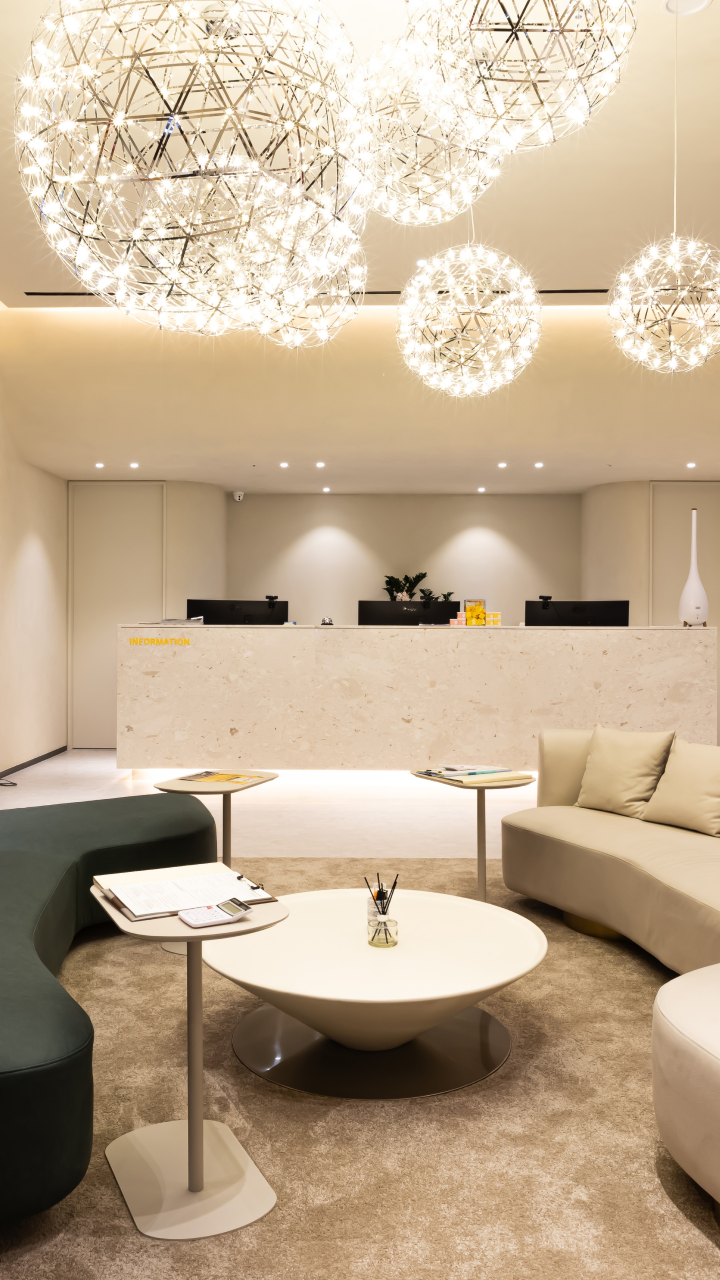
#> input picture ads/RP261123-FRIENDS/ref/photos/kiosk1.jpg, 2160 x 3840 px (shown at 1/3 size); its folder holds 2 pictures in this run
$ python analyze.py ../../ads/RP261123-FRIENDS/ref/photos ../../ads/RP261123-FRIENDS/ref/photos/kiosk2.jpg
#> lines starting #> are read from the running program, lines starting #| are printed output that depends on the picture
#!/usr/bin/env python3
"""광고주 사진 분석 → photos.json
   크기·방향·밝기·선명도·주요 색·피사체 중심(초점)을 계산해 레이아웃 선택과 자르기에 쓴다.
   python3 -I analyze.py <사진 폴더> <출력 photos.json>"""
import sys, os, json
import numpy as np
from PIL import Image, ImageOps, ImageFilter

EXT = ('.jpg', '.jpeg', '.png', '.webp', '.heic')

def focal(g):
    """가장자리(윤곽) 세기와 채도를 합친 지도에서 무게중심 → 피사체 중심 (0~1)"""
    gy, gx = np.gradient(g)
    e = np.hypot(gx, gy)
    e = np.where(e > np.percentile(e, 80), e, 0)
    h, w = e.shape
    yy, xx = np.mgrid[0:h, 0:w]
    # 가장자리 테두리는 덜 믿음
    wgt = (1 - np.abs(xx / w - .5) * .8) * (1 - np.abs(yy / h - .5) * .8)
    e = e * wgt
    s = e.sum() or 1
    return float((e * xx).sum() / s / w), float((e * yy).sum() / s / h)

def colors(im, k=5):
    q = im.convert('RGB').resize((96, 96)).quantize(colors=k, method=Image.Quantize.MEDIANCUT)
    pal = q.getpalette()[:k * 3]
    cnt = sorted(q.getcolors(), reverse=True)
    out = []
    for c, i in cnt:
        r, g, b = pal[i * 3:i * 3 + 3]
        out.append({'hex': '#%02X%02X%02X' % (r, g, b), 'share': round(c / 9216, 3)})
    return out

def main(src, dst):
#> called with src = '../../ads/RP261123-FRIENDS/ref/photos'
    res = []
    for f in sorted(os.listdir(src)):
        if not f.lower().endswith(EXT):
            continue
        p = os.path.join(src, f)
        try:
            im = ImageOps.exif_transpose(Image.open(p))
#> im is the input picture: PIL image 2160x3840 RGB; mean R, G, B 192, 171.9, 146.4
        except Exception as e:
            res.append({'file': f, 'error': str(e)}); continue
        w, h = im.size
#> w = 2160; h = 3840
        sm = im.convert('L').resize((256, max(1, int(256 * h / w))))
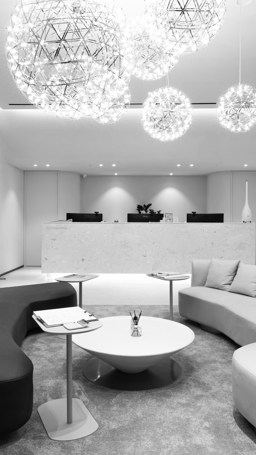
#> sm: PIL image 256x455 L; min 2, max 255, mean 175
        g = np.asarray(sm, dtype=np.float32) / 255
        fx, fy = focal(g)
#> in focal, `gy, gx = np.gradient(g)`:
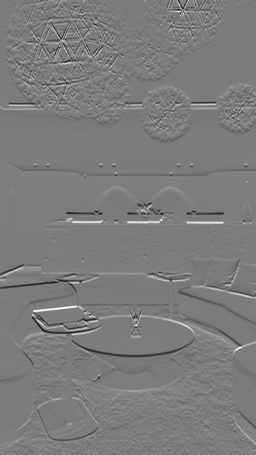
#> gy: shape (455, 256) float32; min -0.443, max 0.465, mean -0.000681; drawn with min black and max white
#> in focal, `gy, gx = np.gradient(g)`:
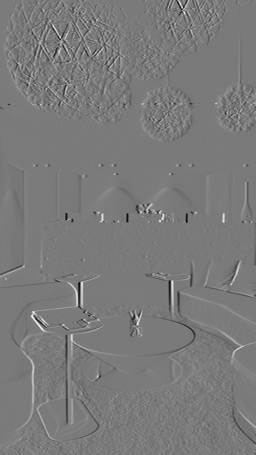
#> gx: shape (455, 256) float32; min -0.4, max 0.431, mean 0.000575; drawn with min black and max white
#> in focal, `e = np.hypot(gx, gy)`:
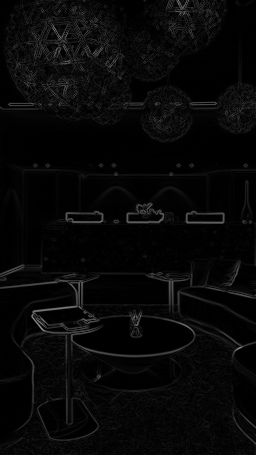
#> e: shape (455, 256) float32; min 0, max 0.586, mean 0.032
#> in focal, `s = e.sum() or 1`: s = 1574.7
#> fx = 0.466; fy = 0.436
        sharp = float(np.asarray(sm.filter(ImageFilter.FIND_EDGES), dtype=np.float32).var())
#> sharp = 2194.3
        top = float(g[: g.shape[0] // 3].mean()); bot = float(g[-g.shape[0] // 3:].mean())
#> after `top = float(g[:g.shape[0] // 3].mean())`: top = 0.834
#> after `bot = float(g[-g.shape[0] // 3:].mean())`: bot = 0.538
        hsv = np.asarray(im.convert('RGB').resize((64, 64)).convert('HSV'), dtype=np.float32) / 255
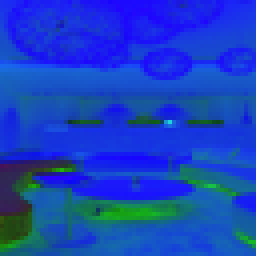
#> hsv: shape (64, 64, 3) float32 (shown 4 times larger); mean R, G, B 0.0952, 0.258, 0.753
        res.append({
            'file': f, 'w': w, 'h': h, 'ratio': round(w / h, 3),
            'orient': 'land' if w / h > 1.15 else ('port' if w / h < 0.87 else 'square'),
            'light': round(float(g.mean()), 3), 'topLight': round(top, 3), 'botLight': round(bot, 3),
            'sat': round(float(hsv[..., 1].mean()), 3),
            'sharp': round(sharp, 1), 'small': max(w, h) < 1200,
            'fx': round(fx, 3), 'fy': round(fy, 3),
            'colors': colors(im)
        })
#> in colors, `q = im.convert('RGB').resize((96, 96)).quantize(colors=k, method=Image..`:
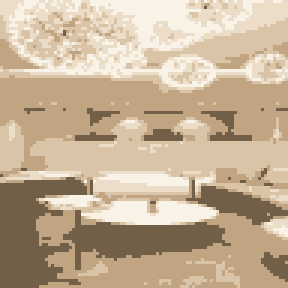
#> q: PIL image 96x96 P (shown 3 times larger); mean R, G, B 197.5, 177, 150.7
#> in colors, `pal = q.getpalette()[:k * 3]`: pal = [249, 242, 230, 235, 221, 199, 218, 196, 168, 193, 165, 131, 114, 95, 72]
#> in colors, `cnt = sorted(q.getcolors(), reverse=True)`: cnt = [(3040, 3), (2171, 2), (1628, 4), (1223, 1), (1154, 0)]
#> the loop in colors, `for c, i in cnt:` made 5 passes
#> (c, i, r, g, b) on passes 1 to 5: (3040, 3, 193, 165, 131), (2171, 2, 218, 196, 168), (1628, 4, 114, 95, 72), (1223, 1, 235, 221, 199), (1154, 0, 249, 242, 230)
#> after the loop in colors, `for c, i in cnt:`: out = 5 items
#> pass 2 of the loop in main, `for f in sorted(os.listdir(src)):`:
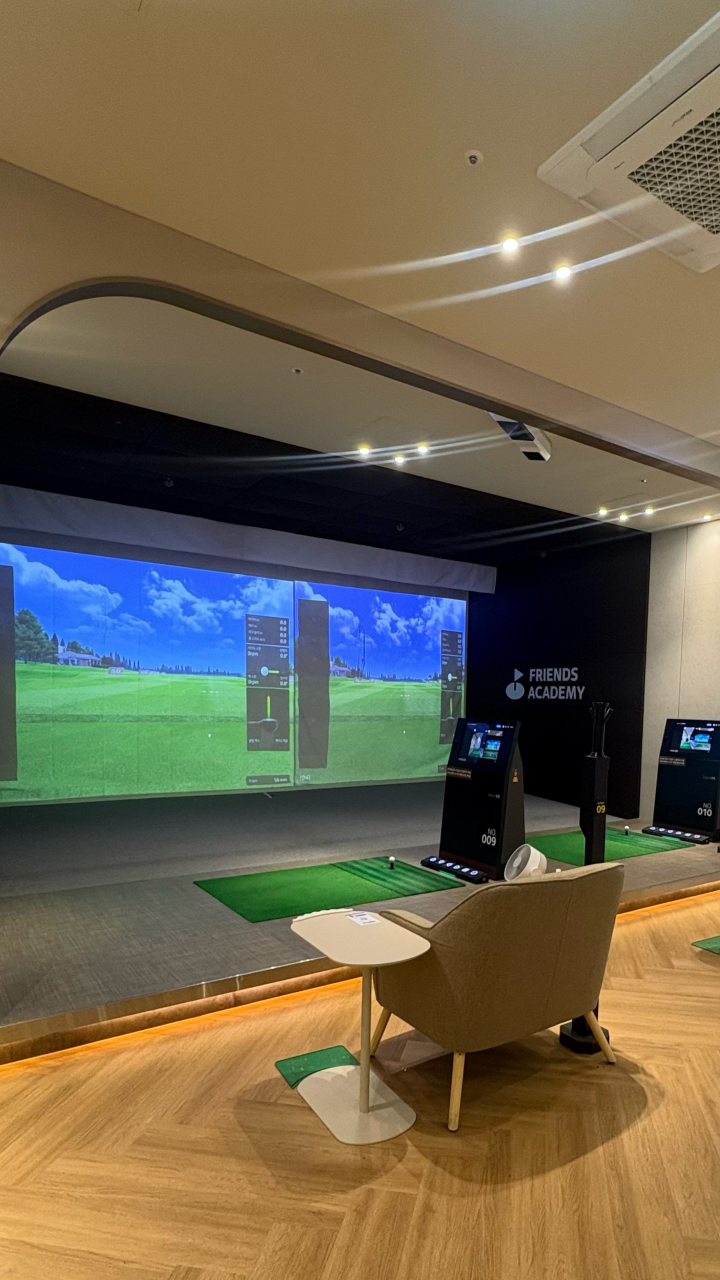
#> input picture ads/RP261123-FRIENDS/ref/photos/kiosk2.jpg, 2160 x 3840 px (shown at 1/3 size)
#> in main, im is the input picture: PIL image 2160x3840 RGB; mean R, G, B 112.3, 101.3, 77.7
#> in focal (call 2), `e = np.hypot(gx, gy)`:
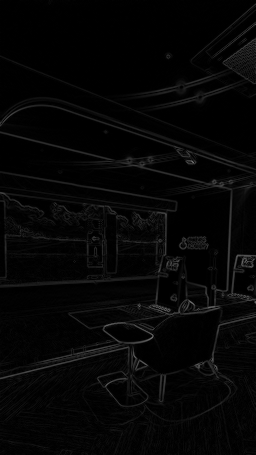
#> e: shape (455, 256) float32; min 0, max 0.443, mean 0.024
#> s = 1348
#> fx = 0.565; fy = 0.552
#> sharp = 1538.3
#> top = 0.438
#> bot = 0.46
#> in colors (call 2), `q = im.convert('RGB').resize((96, 96)).quantize(colors=k, method=Image..`:
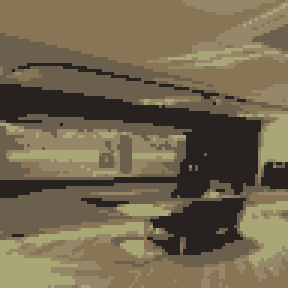
#> q: PIL image 96x96 P (shown 3 times larger); mean R, G, B 114.8, 103.2, 79.1
#> pal = [169, 167, 117, 150, 135, 105, 136, 117, 85, 107, 96, 78, 39, 34, 32]
#> cnt = [(2630, 2), (2279, 3), (1886, 4), (1362, 1), (1059, 0)]
#> the loop in colors (call 2), `for c, i in cnt:` made 5 passes
#> (c, i, r, g, b) on passes 1 to 5: (2630, 2, 136, 117, 85), (2279, 3, 107, 96, 78), (1886, 4, 39, 34, 32), (1362, 1, 150, 135, 105), (1059, 0, 169, 167, 117)
    json.dump(res, open(dst, 'w'), ensure_ascii=False, indent=1)
    print(len(res), '장 분석')
#| 2 장 분석

if __name__ == '__main__':
    main(sys.argv[1], sys.argv[2])
